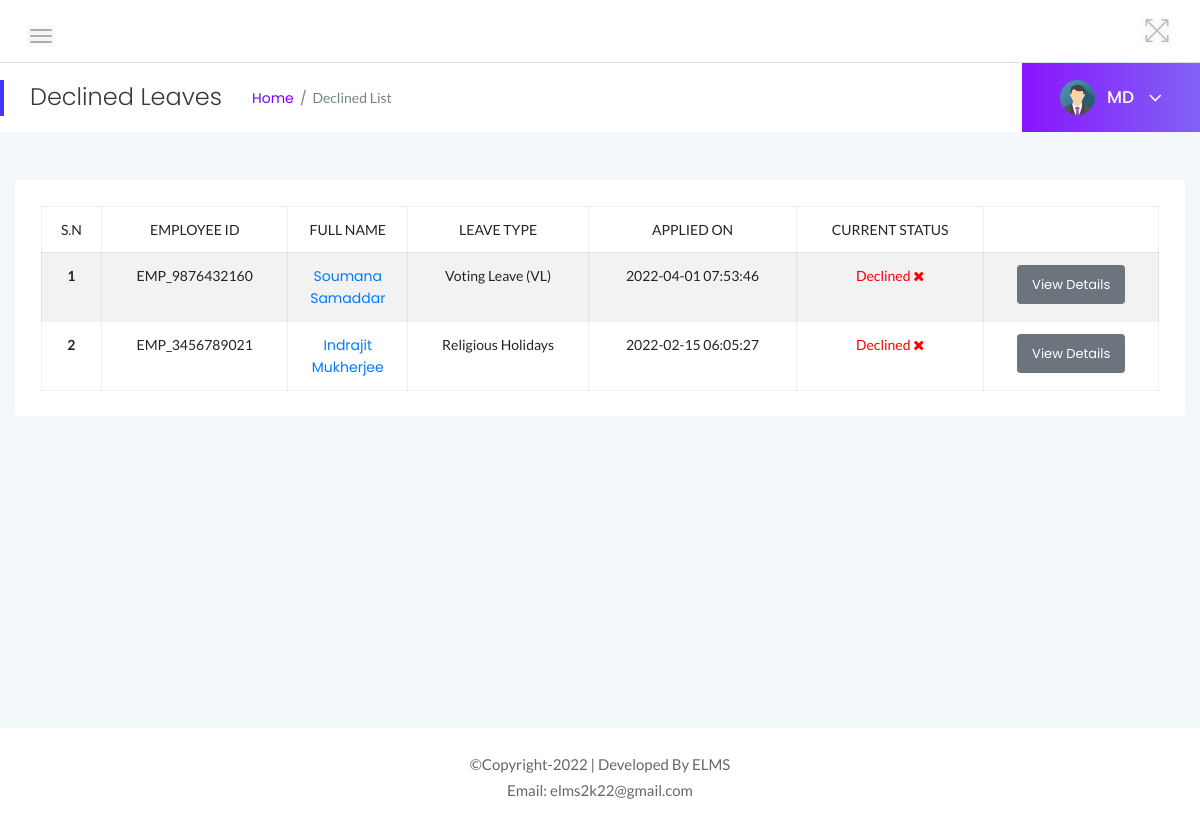
/MD/declined-history.php (signed in), run on an earlier commit of the app's database.
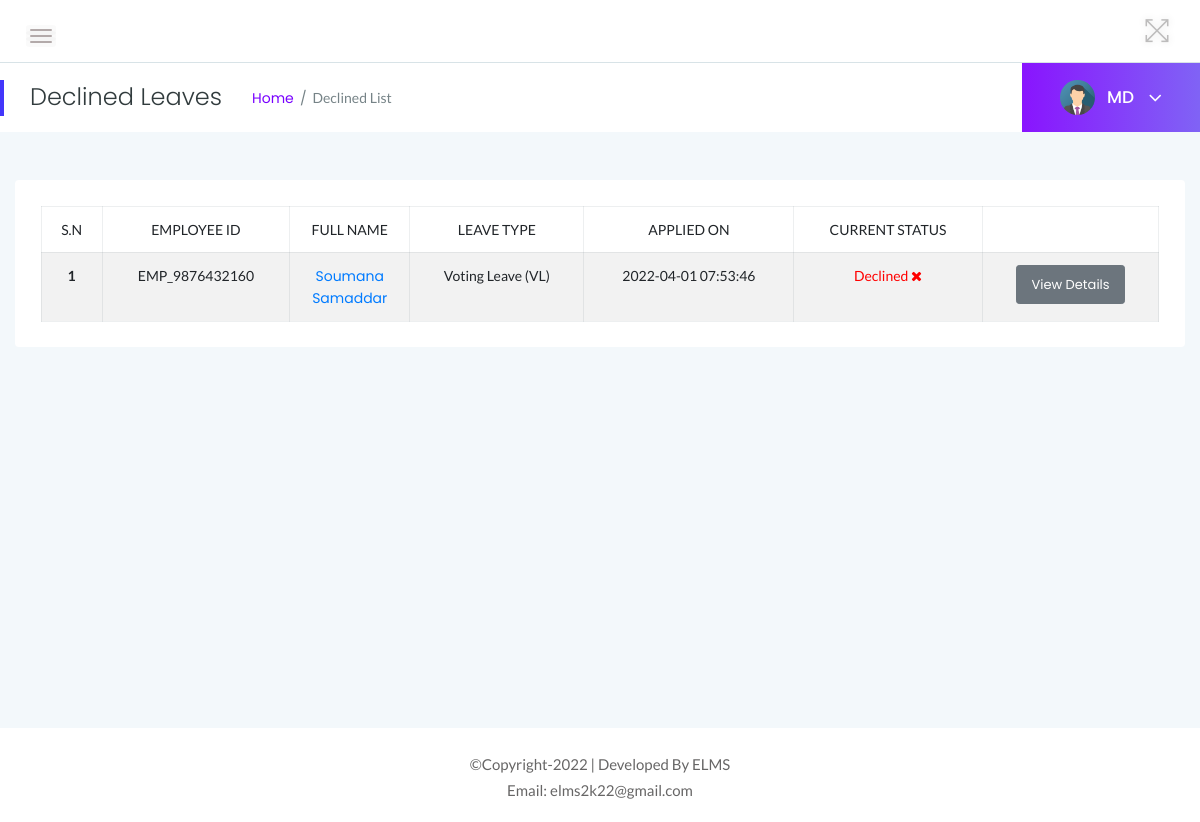
And on a later commit of the database.
### tables this page shows
CREATE TABLE `tblleaves` (
  `id` int(11) NOT NULL,
  `LeaveType` varchar(110) NOT NULL,
  `ToDate` varchar(120) NOT NULL,
  `FromDate` varchar(120) NOT NULL,
  `Description` mediumtext NOT NULL,
  `PostingDate` timestamp NOT NULL DEFAULT current_timestamp(),
  `MDRemark` mediumtext DEFAULT NULL,
  `MDRemarkDate` varchar(120) DEFAULT NULL,
  `Status` int(1) NOT NULL,
  `IsRead` int(1) NOT NULL,
  `empid` int(11) DEFAULT NULL
);

CREATE TABLE `tblemployees` (
  `id` int(11) NOT NULL,
  `EmpId` varchar(100) NOT NULL,
  `FirstName` varchar(150) NOT NULL,
  `LastName` varchar(150) NOT NULL,
  `EmailId` varchar(200) NOT NULL,
  `Password` varchar(180) NOT NULL,
  `Gender` varchar(100) NOT NULL,
  `Dob` varchar(100) NOT NULL,
  `Department` varchar(255) NOT NULL,
  `Address` varchar(255) NOT NULL,
  `City` varchar(200) NOT NULL,
  `Country` varchar(150) NOT NULL,
  `Phonenumber` char(11) NOT NULL,
  `Status` int(1) NOT NULL,
  `RegDate` timestamp NOT NULL DEFAULT current_timestamp()
);

### MD/declined-history.php (the view, shortened to what the changed rows need)
<?php
    include('../includes/dbconn.php');
    if(strlen($_SESSION['alogin'])==0){
        header('location:index.php');
    } else {
 ?>
<!doctype html>
<html class="no-js" lang="en">
<head>
    <link rel="stylesheet" href="../assets/css/bootstrap.min.css">
    <link rel="stylesheet" href="../assets/css/font-awesome.min.css">
    <link rel="stylesheet" href="../assets/css/themify-icons.css">
    <link rel="stylesheet" href="../assets/css/metisMenu.css">
    <link rel="stylesheet" href="../assets/css/owl.carousel.min.css">
    <link rel="stylesheet" href="../assets/css/slicknav.min.css">
    <link rel="stylesheet" href="https://www.amcharts.com/lib/3/plugins/export/export.css" type="text/css" media="all" />
    <link rel="stylesheet" type="text/css" href="https://cdn.datatables.net/1.10.19/css/jquery.dataTables.css">
    <link rel="stylesheet" type="text/css" href="https://cdn.datatables.net/1.10.18/css/dataTables.bootstrap4.min.css">
    <link rel="stylesheet" type="text/css" href="https://cdn.datatables.net/responsive/2.2.3/css/responsive.bootstrap.min.css">
    <link rel="stylesheet" type="text/css" href="https://cdn.datatables.net/responsive/2.2.3/css/responsive.jqueryui.min.css">
    <link rel="stylesheet" href="../assets/css/typography.css">
    <link rel="stylesheet" href="../assets/css/default-css.css">
    <link rel="stylesheet" href="../assets/css/styles.css">
    <link rel="stylesheet" href="../assets/css/responsive.css">
</head>
<body>
    <div class="page-container">
        <div class="main-content">
            <div class="main-content-inner">
                <div class="row">
                                <div class="col-12 mt-5">
                                    <div class="card">
                                        <div class="card-body">
                                        <div class="single-table">
                                            <div class="table-responsive">
                                                <table class="table table-hover table-striped table-bordered progress-table text-center">
                                                <thead class="text-uppercase">
                                                <tr>
                                                        <td>S.N</td>
                                                        <td>Employee ID</td>
                                                        <td width="120">Full Name</td>
                                                        <td>Leave Type</td>
                                                        <td>Applied On</td>
                                                        <td>Current Status</td>
                                                        <td></td>
                                                    </tr>
                                                </thead>
                                                <tbody>
                                                <?php
                                                    $status=2;
                                                    $sql = "SELECT tblleaves.id as lid,tblemployees.FirstName,tblemployees.LastName,tblemployees.EmpId,tblemployees.id,tblleaves.LeaveType,tblleaves.PostingDate,tblleaves.Status from tblleaves join tblemployees on tblleaves.empid=tblemployees.id where tblleaves.Status=:status order by lid desc";
                                                    $query = $dbh -> prepare($sql);
                                                    $query->bindParam(':status',$status,PDO::PARAM_STR);
                                                    $query->execute();
                                                    $results=$query->fetchAll(PDO::FETCH_OBJ);
                                                    $cnt=1;
                                                    if($query->rowCount() > 0){
                                                        foreach($results as $result)
                                                    {
                                                ?>
                                        <tr>
                                            <td> <b><?php echo htmlentities($cnt);?></b></td>
                                            <td><?php echo htmlentities($result->EmpId);?></td>
                                            <td><a href="update-employee.php?empid=<?php echo htmlentities($result->id);?>" target="_blank"><?php echo htmlentities($result->FirstName." ".$result->LastName);?></a></td>
                                            <td><?php echo htmlentities($result->LeaveType);?></td>
                                            <td><?php echo htmlentities($result->PostingDate);?></td>
                                            <td><?php $stats=$result->Status;
                                            if($stats==1){
                                             ?>
                                                 <span style="color: green">Approved <i class="fa fa-check-square-o"></i></span>
                                                 <?php } if($stats==2)  { ?>
                                                <span style="color: red">Declined <i class="fa fa-times"></i></span>
                                                 <?php } if($stats==0)  { ?>
                                            <span style="color: blue">Pending <i class="fa fa-spinner"></i></span>
                                            <?php } ?>
                                             </td>
                                    <td><a href="employeeLeave-details.php?leaveid=<?php echo htmlentities($result->lid);?>" class="btn btn-secondary btn-sm">View Details</a></td>
                                    </tr>
                                         <?php $cnt++;} }?>
                                    </tbody>
                                                </table>
                                            </div>
                                        </div>
                                        </div>
                                    </div>
                                </div>
                </div>
                </div>
            </div>
        </div>
</body>
</html>
<?php } ?>

What changed in the data, as far as the page shows it:
removed tblleaves: tblemployees.EmpId "EMP_3456789021", tblemployees.FirstName+LastName "Indrajit Mukherjee", LeaveType "Religious Holidays", PostingDate "2022-02-15 06:05:27", Status "Declined"
